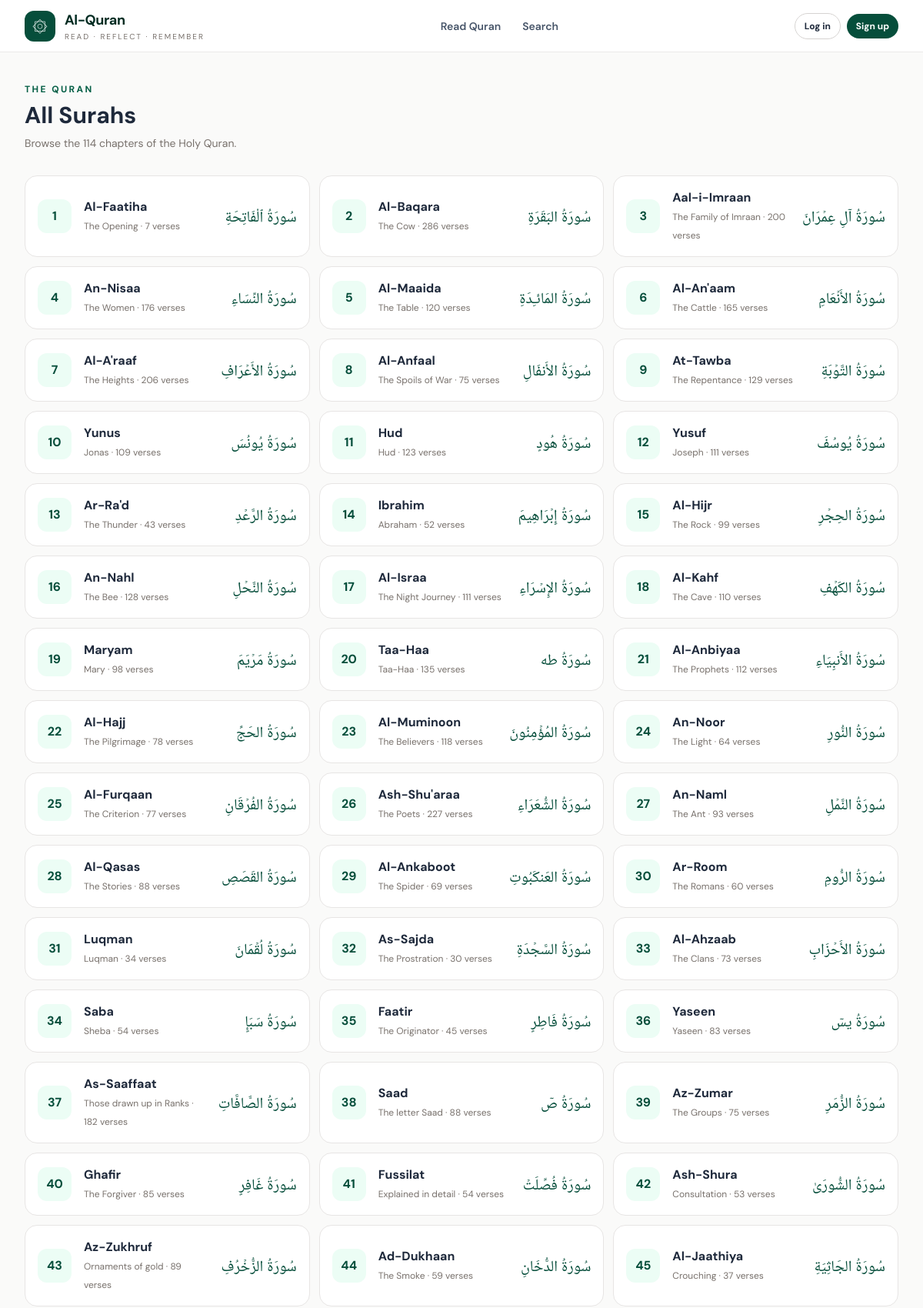
The app's page /surahs/ (upper part) with its own data.
### quran/models.py (models this page shows, shortened)
class Surah(models.Model):
    number = models.PositiveSmallIntegerField(unique=True)
    name_arabic = models.CharField(max_length=120)
    name_english = models.CharField(max_length=120)
    english_meaning = models.CharField(max_length=160, blank=True)
    revelation_type = models.CharField(max_length=20, blank=True)
    total_verses = models.PositiveSmallIntegerField(default=0)
    class Meta:
        ordering = ["number"]

### quran/views.py (the view)
# urls.py: path("surahs/", views.surah_list, name="surah_list"),
def surah_list(request):
    language = selected_language(request)
    return render(request, "quran/surah_list.html", {
        "surahs": Surah.objects.all(), "languages": Language.objects.filter(is_active=True),
        "language": language,
    })

### quran/views.py (called while the page is built)
def selected_language(request):
    code = request.GET.get("lang") or request.session.get("quran_language", "en")
    language = Language.objects.filter(code=code, is_active=True).first()
    if language:
        request.session["quran_language"] = language.code
    return language or Language.objects.filter(is_active=True).first()

### templates/quran/surah_list.html (shortened to what this page needs)
{% extends "base.html" %}
{% block content %}
<div class="mb-8"><p class="text-xs font-bold uppercase tracking-[.2em] text-emerald-800">The Quran</p><h1 class="mt-2 text-3xl font-bold">All Surahs</h1><p class="mt-2 text-sm text-stone-500">Browse the 114 chapters of the Holy Quran.</p></div>
<div class="grid gap-3 sm:grid-cols-2 lg:grid-cols-3">
{% for surah in surahs %}
<a href="{% url 'reader' surah.number %}" class="flex items-center gap-4 rounded-2xl border border-stone-200 bg-white p-4 hover:border-emerald-300 hover:shadow-sm">
<span class="grid h-11 w-11 shrink-0 place-items-center rounded-xl bg-emerald-50 font-bold text-emerald-900">{{ surah.number }}</span>
<span class="min-w-0 flex-1"><strong class="block">{{ surah.name_english }}</strong><span class="text-xs text-stone-500">{{ surah.english_meaning }} · {{ surah.total_verses }} verses</span></span>
<span class="quran-arabic text-xl text-emerald-900">{{ surah.name_arabic }}</span>
</a>
{% empty %}<p>No Surahs imported yet.</p>{% endfor %}
</div>
{% endblock %}

### static/css/site.css (style rules this page uses)
* { box-sizing: border-box; }
body { font-family: "DM Sans", sans-serif; }
.quran-arabic { font-family: "Amiri", "Noto Naskh Arabic", serif; line-height: 2.15; }

### records on screen
Surah: number "1", name_english "Al-Faatiha", english_meaning "The Opening", total_verses "7", name_arabic "سُورَةُ ٱلْفَاتِحَةِ"
Surah: number "2", name_english "Al-Baqara", english_meaning "The Cow", total_verses "286", name_arabic "سُورَةُ البَقَرَةِ"
Surah: number "3", name_english "Aal-i-Imraan", english_meaning "The Family of Imraan", total_verses "200", name_arabic "سُورَةُ آلِ عِمۡرَانَ"
Surah: number "4", name_english "An-Nisaa", english_meaning "The Women", total_verses "176", name_arabic "سُورَةُ النِّسَاءِ"
Surah: number "5", name_english "Al-Maaida", english_meaning "The Table", total_verses "120", name_arabic "سُورَةُ المَائـِدَةِ"
Surah: number "6", name_english "Al-An'aam", english_meaning "The Cattle", total_verses "165", name_arabic "سُورَةُ الأَنۡعَامِ"
Surah: number "7", name_english "Al-A'raaf", english_meaning "The Heights", total_verses "206", name_arabic "سُورَةُ الأَعۡرَافِ"
Surah: number "8", name_english "Al-Anfaal", english_meaning "The Spoils of War", total_verses "75", name_arabic "سُورَةُ الأَنفَالِ"
Surah: number "9", name_english "At-Tawba", english_meaning "The Repentance", total_verses "129", name_arabic "سُورَةُ التَّوۡبَةِ"
Surah: number "10", name_english "Yunus", english_meaning "Jonas", total_verses "109", name_arabic "سُورَةُ يُونُسَ"
Surah: number "11", name_english "Hud", english_meaning "Hud", total_verses "123", name_arabic "سُورَةُ هُودٍ"
Surah: number "12", name_english "Yusuf", english_meaning "Joseph", total_verses "111", name_arabic "سُورَةُ يُوسُفَ"
Surah: number "13", name_english "Ar-Ra'd", english_meaning "The Thunder", total_verses "43", name_arabic "سُورَةُ الرَّعۡدِ"
Surah: number "14", name_english "Ibrahim", english_meaning "Abraham", total_verses "52", name_arabic "سُورَةُ إِبۡرَاهِيمَ"
Surah: number "15", name_english "Al-Hijr", english_meaning "The Rock", total_verses "99", name_arabic "سُورَةُ الحِجۡرِ"
Surah: number "16", name_english "An-Nahl", english_meaning "The Bee", total_verses "128", name_arabic "سُورَةُ النَّحۡلِ"
Surah: number "17", name_english "Al-Israa", english_meaning "The Night Journey", total_verses "111", name_arabic "سُورَةُ الإِسۡرَاءِ"
Surah: number "18", name_english "Al-Kahf", english_meaning "The Cave", total_verses "110", name_arabic "سُورَةُ الكَهۡفِ"
Surah: number "19", name_english "Maryam", english_meaning "Mary", total_verses "98", name_arabic "سُورَةُ مَرۡيَمَ"
Surah: number "20", name_english "Taa-Haa", english_meaning "Taa-Haa", total_verses "135", name_arabic "سُورَةُ طه"
Surah: number "21", name_english "Al-Anbiyaa", english_meaning "The Prophets", total_verses "112", name_arabic "سُورَةُ الأَنبِيَاءِ"
Surah: number "22", name_english "Al-Hajj", english_meaning "The Pilgrimage", total_verses "78", name_arabic "سُورَةُ الحَجِّ"
Surah: number "23", name_english "Al-Muminoon", english_meaning "The Believers", total_verses "118", name_arabic "سُورَةُ المُؤۡمِنُونَ"
Surah: number "24", name_english "An-Noor", english_meaning "The Light", total_verses "64", name_arabic "سُورَةُ النُّورِ"
Surah: number "25", name_english "Al-Furqaan", english_meaning "The Criterion", total_verses "77", name_arabic "سُورَةُ الفُرۡقَانِ"
Surah: number "26", name_english "Ash-Shu'araa", english_meaning "The Poets", total_verses "227", name_arabic "سُورَةُ الشُّعَرَاءِ"
Surah: number "27", name_english "An-Naml", english_meaning "The Ant", total_verses "93", name_arabic "سُورَةُ النَّمۡلِ"
Surah: number "28", name_english "Al-Qasas", english_meaning "The Stories", total_verses "88", name_arabic "سُورَةُ القَصَصِ"
Surah: number "29", name_english "Al-Ankaboot", english_meaning "The Spider", total_verses "69", name_arabic "سُورَةُ العَنكَبُوتِ"
Surah: number "30", name_english "Ar-Room", english_meaning "The Romans", total_verses "60", name_arabic "سُورَةُ الرُّومِ"
Surah: number "31", name_english "Luqman", english_meaning "Luqman", total_verses "34", name_arabic "سُورَةُ لُقۡمَانَ"
Surah: number "32", name_english "As-Sajda", english_meaning "The Prostration", total_verses "30", name_arabic "سُورَةُ السَّجۡدَةِ"
Surah: number "33", name_english "Al-Ahzaab", english_meaning "The Clans", total_verses "73", name_arabic "سُورَةُ الأَحۡزَابِ"
Surah: number "34", name_english "Saba", english_meaning "Sheba", total_verses "54", name_arabic "سُورَةُ سَبَإٍ"
Surah: number "35", name_english "Faatir", english_meaning "The Originator", total_verses "45", name_arabic "سُورَةُ فَاطِرٍ"
Surah: number "36", name_english "Yaseen", english_meaning "Yaseen", total_verses "83", name_arabic "سُورَةُ يسٓ"
Surah: number "37", name_english "As-Saaffaat", english_meaning "Those drawn up in Ranks", total_verses "182", name_arabic "سُورَةُ الصَّافَّاتِ"
Surah: number "38", name_english "Saad", english_meaning "The letter Saad", total_verses "88", name_arabic "سُورَةُ صٓ"
Surah: number "39", name_english "Az-Zumar", english_meaning "The Groups", total_verses "75", name_arabic "سُورَةُ الزُّمَرِ"
Surah: number "40", name_english "Ghafir", english_meaning "The Forgiver", total_verses "85", name_arabic "سُورَةُ غَافِرٍ"
Surah: number "41", name_english "Fussilat", english_meaning "Explained in detail", total_verses "54", name_arabic "سُورَةُ فُصِّلَتۡ"
Surah: number "42", name_english "Ash-Shura", english_meaning "Consultation", total_verses "53", name_arabic "سُورَةُ الشُّورَىٰ"
Surah: number "43", name_english "Az-Zukhruf", english_meaning "Ornaments of gold", total_verses "89", name_arabic "سُورَةُ الزُّخۡرُفِ"
Surah: number "44", name_english "Ad-Dukhaan", english_meaning "The Smoke", total_verses "59", name_arabic "سُورَةُ الدُّخَانِ"
Surah: number "45", name_english "Al-Jaathiya", english_meaning "Crouching", total_verses "37", name_arabic "سُورَةُ الجَاثِيَةِ"
